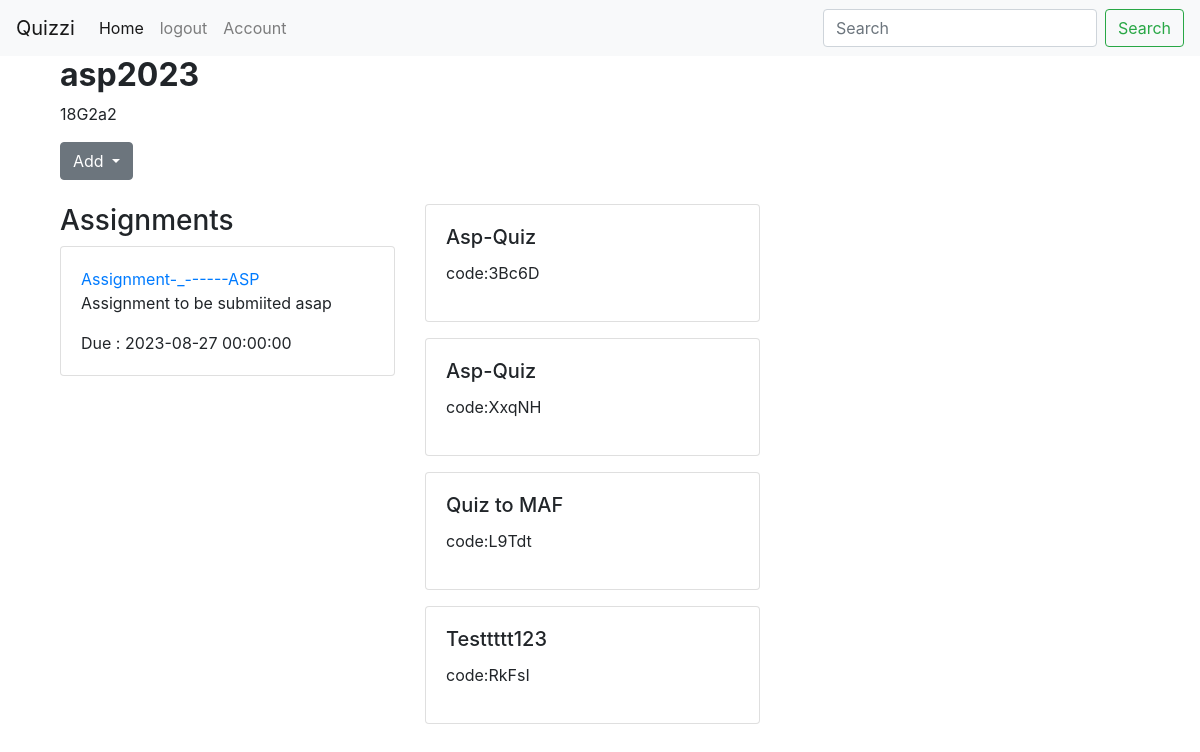
Page /_class/1 (signed in) on the earlier database version.
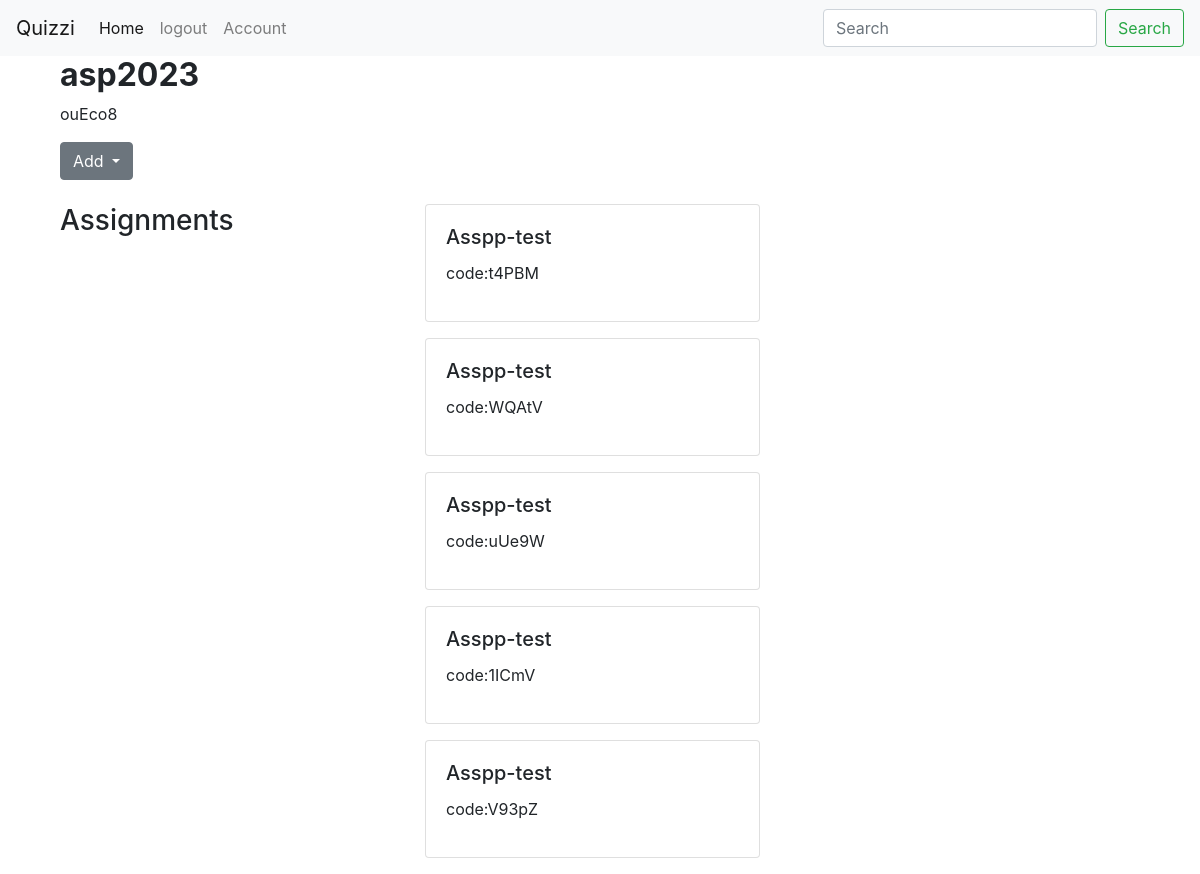
Same page on the later database version.
### quiz/models.py (models this page shows, shortened)
class Class(db.Model):
    id = db.Column(db.Integer, primary_key=True)
    username = db.Column(db.String(20),nullable=False)
    class_name = db.Column(db.String(100), nullable=False)
    class_code = db.Column(db.String(6),nullable=False)
    user_id = db.Column(db.Integer, nullable=False)
    nonuserid = db.Column(db.Integer, db.ForeignKey('user.id'), nullable=False)
    assignments = db.relationship('Assignment', backref='classs', lazy=True)
    created_at = db.Column(db.DateTime, server_default=db.func.now())  # Initialized
    quizzes = db.relationship('Quiz',backref='class_',lazy=True)

class Assignment(db.Model):
    id = db.Column(db.Integer, primary_key=True)
    title = db.Column(db.String(100), nullable=False)
    description = db.Column(db.String(500), nullable=True)
    due_date = db.Column(db.DateTime, nullable=False)
    class_id = db.Column(db.Integer, db.ForeignKey('class.id'), nullable=False)
    creator_id = db.Column(db.Integer, db.ForeignKey('user.id'), nullable=False)
    file_attachment = db.Column(db.String(255), nullable=True)

class Quiz(db.Model):
    id = db.Column(db.Integer, primary_key=True)
    class_id = db.Column(db.Integer, db.ForeignKey('class.id'))
    quiz_code = db.Column(db.String(5), nullable=False)
    title = db.Column(db.String(100), nullable=False)
    timer = db.Column(db.Integer)  # Default timer in seconds
    questions = db.relationship('Question', backref='quiz', lazy=True)

### quiz/routes.py (the view)
@app.route('/_class/<int:classid>')
def class_info(classid):
    classinfo = Class.query.get_or_404(classid)
    user = User.query.filter_by(username=classinfo.username).first()
    assignments = Assignment.query.filter_by(creator_id=current_user.id).all()
    userassigns = user.assignments
    quizzes = classinfo.quizzes
    users_quizzes = get_users_with_assigned_quiz(classid)
    if classinfo:
        return render_template('classinfo.html',classinfo=classinfo, current_user=current_user, assignments=assignments,userassigns=userassigns,quizzes=quizzes)

### quiz/models.py (called while the page is built)
@login_manager.user_loader
def load_user(user_id):
    return User.query.get(int(user_id))

### quiz/utils.py (called while the page is built)
def get_users_with_assigned_quiz(class_id):
    class_ = Class.query.get(class_id)
    if class_ is None:
        return []
    joined_users = class_.user.query.all()
    users_with_assigned_quiz = []
    for user in joined_users:
        assigned_quizzes = Quiz.query.filter_by(class_id=class_.id).all()
        if assigned_quizzes:
            users_with_assigned_quiz.append(user)
    return users_with_assigned_quiz

### quiz/templates/classinfo.html (shortened to what this page needs)
{% extends "layout.html" %}
{% block content %}
{% if current_user.role == 'teacher' %}
<form method="POST" enctype="multipart/form-data">
<div class="bg">
    <div class="container">
    <h2><b>{{ classinfo.class_name }}</b></h2>
    <p> {{ classinfo.class_code }}</p>
    <div class="dropdown">
        <button class="btn btn-secondary dropdown-toggle" type="button" id="dropdownMenuButton" data-toggle="dropdown" aria-haspopup="true" aria-expanded="false">
            Add
        </button>
    </div>
    </div>
    </div>
<div class="container mt-4">
    <div class="row">
        <div class="col-md-6">
            <h3>Assignments</h3>
        {% for assignment in assignments %}
            <div class="card mb-3">
                <div class="card-body">
                    <a href="{{url_for('assignment_details',assignment_id=assignment.id)}}">{{ assignment.title}}</a>
                    <p class="card-text">{{assignment.description}} </p>
                    <p class="card-text"> Due : {{assignment.due_date }}</p>
                </div>
            </div>
        {% endfor %}
        </div>
        <div class="col-md-6">
            {% for quiz in quizzes %}
                    <div class="card mb-3">
                        <div class="card-body">
                            <h5 class="card-title">{{quiz.title}} </h5>
                            <p class="card-text">code:{{quiz.quiz_code}}</p>
                        </div>
                    </div>
                    {% endfor %}
        </div>
    </div>
</div>
{% endif %}
{% endblock %}

### quiz/templates/layout.html (shortened to what this page needs)
<html>
<head>
   <link rel="stylesheet" href="https://cdn.jsdelivr.net/npm/bootstrap@4.3.1/dist/css/bootstrap.min.css">
  </head>
<body>
<header class="site-header">
    <nav class="navbar navbar-expand-lg navbar-light bg-light">
        <a class="navbar-brand" href="#">Quizzi</a>
        <div class="collapse navbar-collapse" id="navbarSupportedContent">
          <ul class="navbar-nav mr-auto">
            {% if current_user.is_authenticated %}
            <li class="nav-item active">
              <a class="nav-link" href="{{ url_for('home') }}">Home <span class="sr-only">(current)</span></a>
            </li>
            <li class="nav-item">
              <a class="nav-link " href="{{ url_for('logout') }}" tabindex="-1" aria-disabled="true">logout</a>
            </li>
            <li class="nav-item">
              <a class="nav-link " href="{{ url_for('account') }}" tabindex="-1" aria-disabled="true">Account</a>
            </li>
            {% endif %}
          </ul>
          <form class="form-inline my-2 my-lg-0">
            <input class="form-control mr-sm-2" type="search" placeholder="Search" aria-label="Search">
            <button class="btn btn-outline-success my-2 my-sm-0" type="submit">Search</button>
          </form>
        </div>
      </nav>
      <main role="main" class="container">
        <div class="row">
          <div class="col-md-8">
  {% block content %}{% endblock %}
</body>
</html>

Differences in the rows shown:
removed Assignment: title "Assignment-_------ASP", description "Assignment to be submiited asap", due_date "2023-08-27 00:00:00"
removed Quiz: title "Asp-Quiz", quiz_code "3Bc6D"
removed Quiz: title "Asp-Quiz", quiz_code "XxqNH"
removed Quiz: title "Quiz to MAF", quiz_code "L9Tdt"
removed Quiz: title "Testtttt123", quiz_code "RkFsI"
changed Class "asp2023": class_code "18G2a2" → "ouEco8"
added Quiz: title "Asspp-test", quiz_code "t4PBM"
added Quiz: title "Asspp-test", quiz_code "WQAtV"
added Quiz: title "Asspp-test", quiz_code "uUe9W"
added Quiz: title "Asspp-test", quiz_code "1ICmV"
added Quiz: title "Asspp-test", quiz_code "V93pZ"
